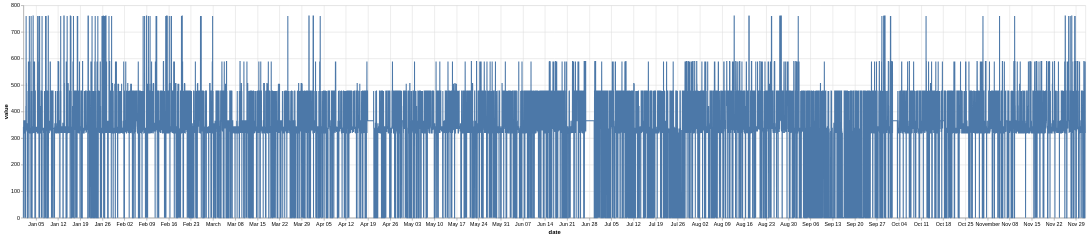

Express this chart as Vega-Lite.
### Vega-Lite specification from a JSON file in a GitHub repository (floating-point values rounded to 4 significant figures; data arrays with more than 128 entries replaced by an {"elided": "..."} marker saying what was removed)
{"$schema": "https://vega.github.io/schema/vega-lite/v5.json", "width": 10000, "height": 400, "description": "Project MEs over time.", "data": {"values": {"elided": "16128 records"}, "format": {"parse": {"date": "date"}}}, "transform": [{"filter": "datum.symbol === 'SE'"}], "mark": "line", "encoding": {"x": {"field": "date", "type": "temporal"}, "y": {"field": "value", "type": "quantitative"}}}
